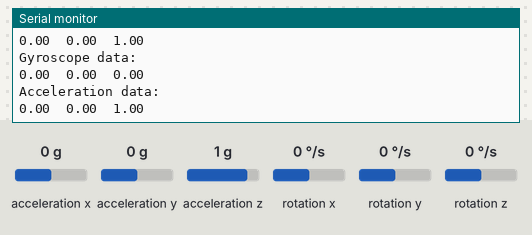
This sketch was run on a simulated Arduino Uno, built with avr-gcc and run on an emulated ATmega328P. Parts: the last lines printed to the serial monitor. The inputs (shaded band) are chosen by the test bench; at power-on: acceleration x 0 g, acceleration y 0 g, acceleration z 1 g, rotation x 0 °/s, rotation y 0 °/s, rotation z 0 °/s.

Above: at 1.8 s.
1.9 s: acceleration x set to -1.4 g
At 2.9 s:
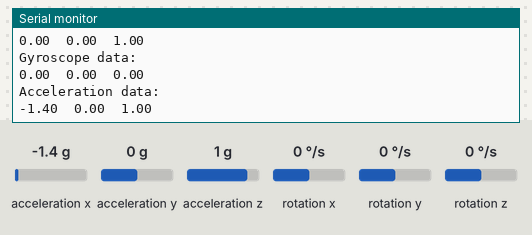
3.4 s: acceleration y set to -1.4 g
At 4.5 s:
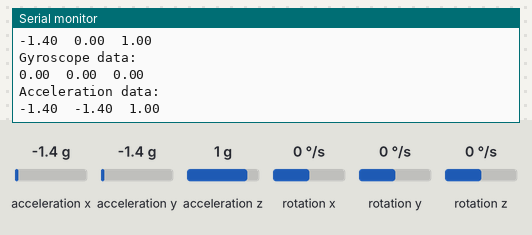
4.9 s: acceleration z set to -1.4 g
At 5.7 s:
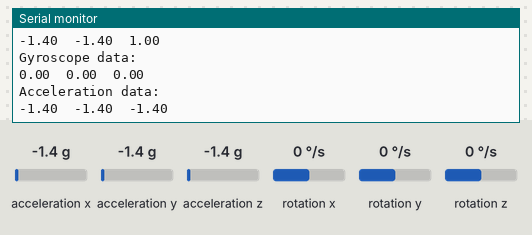
6.4 s: rotation x set to -192 °/s
At 7.7 s:
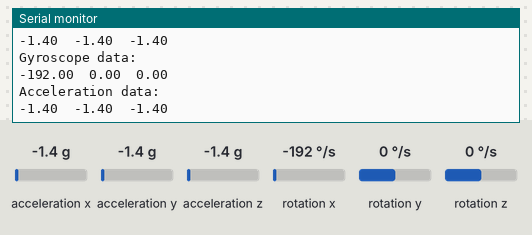
7.9 s: rotation y set to -192 °/s
At 8.6 s:
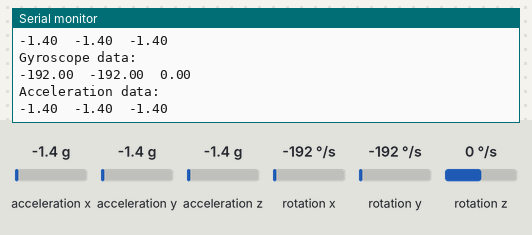
Timing chart, 0 to 10.4 s (numbered marks = the images above; inputs shaded):
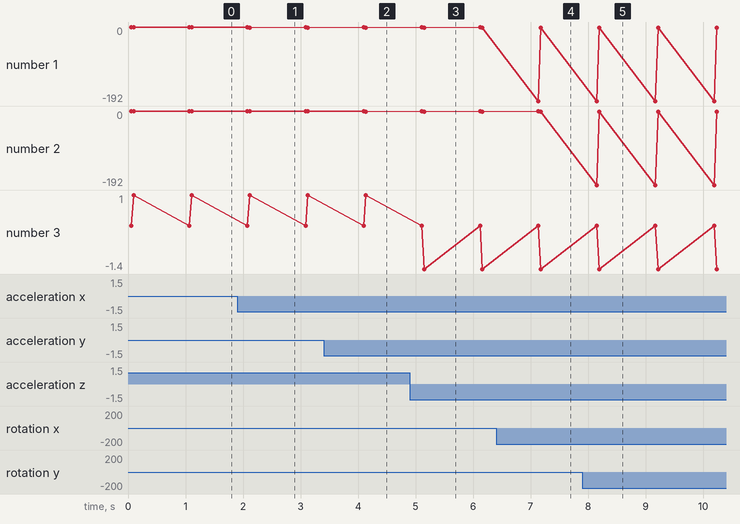

The sketch:

Gyro.ino
```cpp
#include <Arduino_LSM6DSOX.h>


void setup() {
  Serial.begin(9600);

  while (!Serial);

  if (!IMU.begin()) {
    Serial.println("Failed to initialize IMU!");
    while (1);
  }

  Serial.print("Gyroscope sample rate = ");
  Serial.print(IMU.gyroscopeSampleRate());
  Serial.println("Hz");
  Serial.println();

}

void loop() {

  float Gx, Gy, Gz;
  float Ax, Ay, Az;


  if (IMU.gyroscopeAvailable()) {
    IMU.readGyroscope(Gx, Gy, Gz);
    IMU.readAcceleration(Ax, Ay, Az);
    Serial.println("Gyroscope data: ");
    Serial.print(Gx);
    Serial.print('\t');
    Serial.print(Gy);
    Serial.print('\t');
    Serial.println(Gz);
    Serial.println();
    Serial.println("Acceleration data: ");
    Serial.print(Ax);
    Serial.print("\t");
    Serial.print(Ay);
    Serial.print("\t");
    Serial.println(Az);
  }

  delay(1000);

}
```

Measured:
- after the input at 1.9 s, the serial monitor: prints a new line after 0.22 s (image 1)
- after the input at 3.4 s, the serial monitor: prints a new line after 0.74 s (image 2)
- after the input at 4.9 s, the serial monitor: prints a new line after 0.25 s (image 3)
- after the input at 6.4 s, the serial monitor: prints a new line after 0.74 s (image 4)
- after the input at 7.9 s, the serial monitor: prints a new line after 0.25 s (image 5)
- plotted number 1: 0 → -1.4 after the input at 1.9 s
